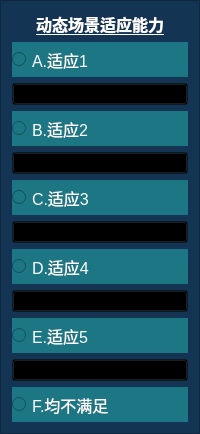
           <widget class="QFrame" name="frame_huanjing">
            <property name="styleSheet">
             <string notr="true">background-color: rgb(20, 52, 83);
border-color: rgb(255, 97, 6);
</string>
            </property>
            <property name="frameShape">
             <enum>QFrame::StyledPanel</enum>
            </property>
            <property name="frameShadow">
             <enum>QFrame::Raised</enum>
            </property>
            <layout class="QVBoxLayout" name="verticalLayout_8">
             <item>
              <widget class="QLabel" name="label_huanjing">
               <property name="sizePolicy">
                <sizepolicy hsizetype="Preferred" vsizetype="Fixed">
                 <horstretch>0</horstretch>
                 <verstretch>0</verstretch>
                </sizepolicy>
               </property>
               <property name="font">
                <font>
                 <pointsize>12</pointsize>
                 <weight>75</weight>
                 <italic>false</italic>
                 <bold>true</bold>
                 <underline>true</underline>
                 <strikeout>false</strikeout>
                </font>
               </property>
               <property name="styleSheet">
                <string notr="true">color: rgb(255, 255, 255);</string>
               </property>
               <property name="text">
                <string>动态场景适应能力</string>
               </property>
               <property name="alignment">
                <set>Qt::AlignCenter</set>
               </property>
              </widget>
             </item>
             <item>
              <widget class="QRadioButton" name="radioButton_huanjingA">
               <property name="minimumSize">
                <size>
                 <width>0</width>
                 <height>35</height>
                </size>
               </property>
               <property name="font">
                <font>
                 <pointsize>12</pointsize>
                </font>
               </property>
               <property name="styleSheet">
                <string notr="true">color: rgb(255, 255, 255);
background-color: rgb(28, 118, 132);</string>
               </property>
               <property name="text">
                <string>A.适应1</string>
               </property>
              </widget>
             </item>
             <item>
              <widget class="QPushButton" name="pushButton_17">
               <property name="styleSheet">
                <string notr="true">background-color: transparent</string>
               </property>
               <property name="text">
                <string/>
               </property>
              </widget>
             </item>
             <item>
              <widget class="QRadioButton" name="radioButton_huanjingB">
               <property name="minimumSize">
                <size>
                 <width>0</width>
                 <height>35</height>
                </size>
               </property>
               <property name="font">
                <font>
                 <pointsize>12</pointsize>
                </font>
               </property>
               <property name="styleSheet">
                <string notr="true">color: rgb(255, 255, 255);
background-color: rgb(28, 118, 132);</string>
               </property>
               <property name="text">
                <string>B.适应2</string>
               </property>
              </widget>
             </item>
             <item>
              <widget class="QPushButton" name="pushButton_18">
               <property name="styleSheet">
                <string notr="true">background-color: transparent</string>
               </property>
               <property name="text">
                <string/>
               </property>
              </widget>
             </item>
             <item>
              <widget class="QRadioButton" name="radioButton_huanjingC">
               <property name="minimumSize">
                <size>
                 <width>0</width>
                 <height>35</height>
                </size>
               </property>
               <property name="font">
                <font>
                 <pointsize>12</pointsize>
                </font>
               </property>
               <property name="styleSheet">
                <string notr="true">color: rgb(255, 255, 255);
background-color: rgb(28, 118, 132);</string>
               </property>
               <property name="text">
                <string>C.适应3</string>
               </property>
              </widget>
             </item>
             <item>
              <widget class="QPushButton" name="pushButton_19">
               <property name="styleSheet">
                <string notr="true">background-color: transparent</string>
               </property>
               <property name="text">
                <string/>
               </property>
              </widget>
             </item>
             <item>
              <widget class="QRadioButton" name="radioButton_huanjingD">
               <property name="minimumSize">
                <size>
                 <width>0</width>
                 <height>35</height>
                </size>
               </property>
               <property name="font">
                <font>
                 <pointsize>12</pointsize>
                </font>
               </property>
               <property name="styleSheet">
                <string notr="true">color: rgb(255, 255, 255);
background-color: rgb(28, 118, 132);</string>
               </property>
               <property name="text">
                <string>D.适应4</string>
               </property>
              </widget>
             </item>
             <item>
              <widget class="QPushButton" name="pushButton_20">
               <property name="styleSheet">
                <string notr="true">background-color: transparent</string>
               </property>
               <property name="text">
                <string/>
               </property>
              </widget>
             </item>
             <item>
              <widget class="QRadioButton" name="radioButton_huanjingE">
               <property name="minimumSize">
                <size>
                 <width>0</width>
                 <height>35</height>
                </size>
               </property>
               <property name="font">
                <font>
                 <pointsize>12</pointsize>
                </font>
               </property>
               <property name="styleSheet">
                <string notr="true">color: rgb(255, 255, 255);
background-color: rgb(28, 118, 132);</string>
               </property>
               <property name="text">
                <string>E.适应5</string>
               </property>
              </widget>
             </item>
             <item>
              <widget class="QPushButton" name="pushButton_24">
               <property name="styleSheet">
                <string notr="true">background-color: transparent</string>
               </property>
               <property name="text">
                <string/>
               </property>
              </widget>
             </item>
             <item>
              <widget class="QRadioButton" name="radioButton_3">
               <property name="minimumSize">
                <size>
                 <width>0</width>
                 <height>35</height>
                </size>
               </property>
               <property name="font">
                <font>
                 <pointsize>12</pointsize>
                </font>
               </property>
               <property name="styleSheet">
                <string notr="true">color: rgb(255, 255, 255);
background-color: rgb(28, 118, 132);</string>
               </property>
               <property name="text">
                <string>F.均不满足</string>
               </property>
              </widget>
             </item>
            </layout>
           </widget>
